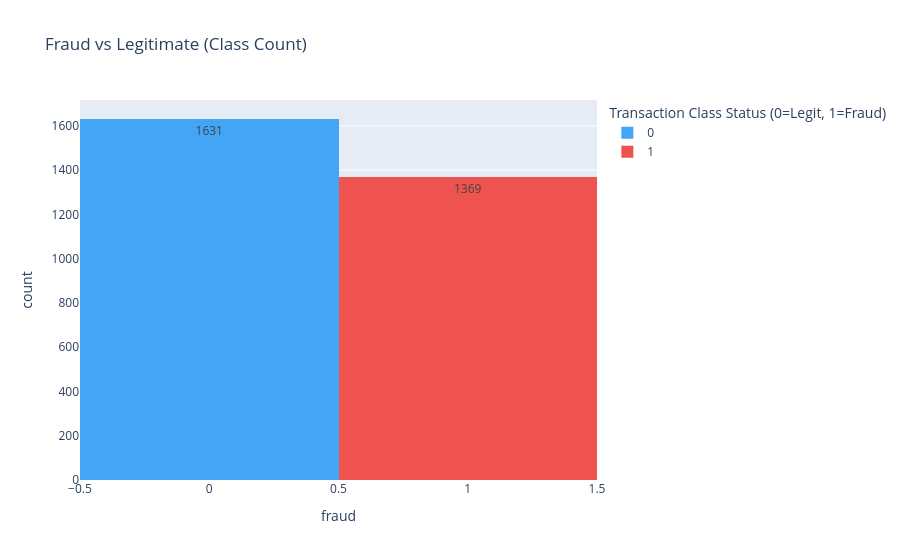
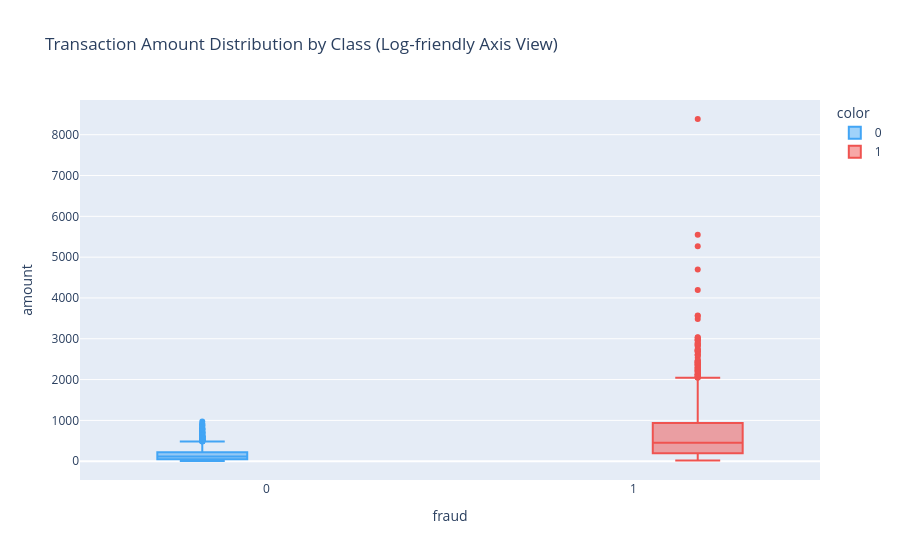

Notebook source saved alongside these figures, in order:
### Code cell
# %% [code]
# --- Class Distribution Plot (Fixed Plotly Syntax) ---
fig = px.histogram(
    df_raw, 
    x='fraud', 
    color=df_raw['fraud'].astype(str),  # Binds explicit string classes to prevent syntax cracking
    nbins=2, 
    text_auto=True, 
    title='Fraud vs Legitimate (Class Count)',
    color_discrete_map={'0': '#42A5F5', '1': '#EF5350'}
)
fig.update_layout(showlegend=True, legend_title_text='Transaction Class Status (0=Legit, 1=Fraud)')
fig.show()

# --- Boxplot Distributions ---
fig2 = px.box(
    df_raw, 
    x='fraud', 
    y='amount', 
    color=df_raw['fraud'].astype(str),
    points='outliers', 
    title='Transaction Amount Distribution by Class (Log-friendly Axis View)',
    color_discrete_map={'0': '#42A5F5', '1': '#EF5350'}
)
fig2.show()

# --- KDE Density Curve ---
plt.figure(figsize=(10,4))
sns.kdeplot(data=df_raw, x='amount', hue='fraud', fill=True, common_norm=False, alpha=0.35, palette={0: '#42A5F5', 1: '#EF5350'})
plt.title('KDE Continuous Density Analysis of Transaction Amounts')
plt.xscale('log')
plt.grid(True, which="both", ls="--", alpha=0.5)
plt.show()

### Figure 1 — Plotly figure (JSON) as saved in the notebook; plotly's stock layout.template omitted (floating-point values rounded to 4 significant figures; data arrays with more than 128 entries replaced by an {"elided": "..."} marker saying what was removed)
{"data": [{"bingroup": "x", "hovertemplate": "color=0<br>fraud=%{x}<br>count=%{y}<extra></extra>", "legendgroup": "0", "marker": {"color": "#42A5F5", "pattern": {"shape": ""}}, "name": "0", "nbinsx": 2, "orientation": "v", "showlegend": true, "texttemplate": "%{value}", "type": "histogram", "x": {"elided": "1631 int values"}, "xaxis": "x", "yaxis": "y"}, {"bingroup": "x", "hovertemplate": "color=1<br>fraud=%{x}<br>count=%{y}<extra></extra>", "legendgroup": "1", "marker": {"color": "#EF5350", "pattern": {"shape": ""}}, "name": "1", "nbinsx": 2, "orientation": "v", "showlegend": true, "texttemplate": "%{value}", "type": "histogram", "x": {"elided": "1369 int values"}, "xaxis": "x", "yaxis": "y"}], "layout": {"barmode": "relative", "legend": {"title": {"text": "Transaction Class Status (0=Legit, 1=Fraud)"}, "tracegroupgap": 0}, "showlegend": true, "title": {"text": "Fraud vs Legitimate (Class Count)"}, "xaxis": {"anchor": "y", "domain": [0, 1], "title": {"text": "fraud"}}, "yaxis": {"anchor": "x", "domain": [0, 1], "title": {"text": "count"}}}}

### Figure 2 — Plotly figure (JSON) as saved in the notebook; plotly's stock layout.template omitted (floating-point values rounded to 4 significant figures; data arrays with more than 128 entries replaced by an {"elided": "..."} marker saying what was removed)
{"data": [{"alignmentgroup": "True", "boxpoints": "outliers", "hovertemplate": "color=0<br>fraud=%{x}<br>amount=%{y}<extra></extra>", "legendgroup": "0", "marker": {"color": "#42A5F5"}, "name": "0", "notched": false, "offsetgroup": "0", "orientation": "v", "showlegend": true, "type": "box", "x": {"elided": "1631 int values"}, "x0": " ", "xaxis": "x", "y": {"elided": "1631 float values"}, "y0": " ", "yaxis": "y"}, {"alignmentgroup": "True", "boxpoints": "outliers", "hovertemplate": "color=1<br>fraud=%{x}<br>amount=%{y}<extra></extra>", "legendgroup": "1", "marker": {"color": "#EF5350"}, "name": "1", "notched": false, "offsetgroup": "1", "orientation": "v", "showlegend": true, "type": "box", "x": {"elided": "1369 int values"}, "x0": " ", "xaxis": "x", "y": {"elided": "1369 float values"}, "y0": " ", "yaxis": "y"}], "layout": {"boxmode": "group", "legend": {"title": {"text": "color"}, "tracegroupgap": 0}, "title": {"text": "Transaction Amount Distribution by Class (Log-friendly Axis View)"}, "xaxis": {"anchor": "y", "domain": [0, 1], "title": {"text": "fraud"}}, "yaxis": {"anchor": "x", "domain": [0, 1], "title": {"text": "amount"}}}}
